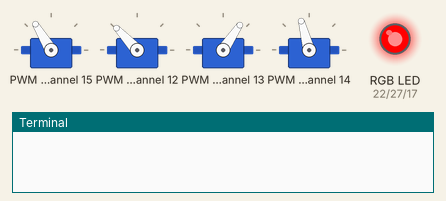
A program run on a simulated Raspberry Pi (BCM pin numbers). Shown: 4 × servo, an RGB LED mixed from three pins (HIGH = lit), the last lines printed to the terminal. Servo angles are drawn from the pulse width (0.5 ms = 0°, 2.5 ms = 180°); pins used as bus, display or sensor lines are not drawn.

Above: at 0.4 s.
At 6.3 s:
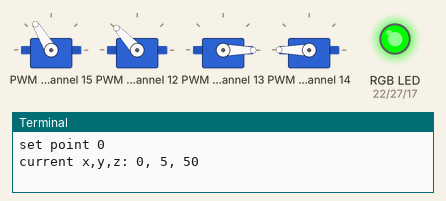
At 10.3 s:
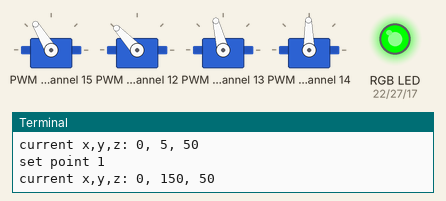
At 17.1 s:
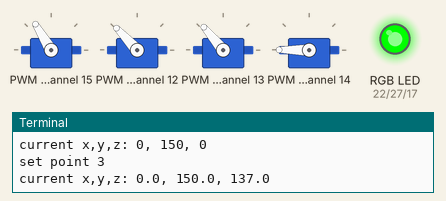
At 24.5 s:
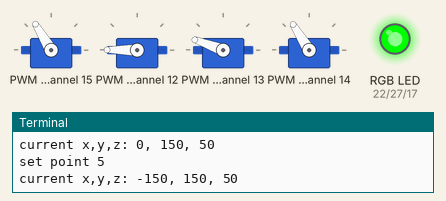
At 37.0 s:
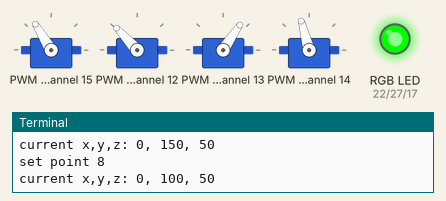
Timing chart, 0 to 40.0 s (numbered marks = the images above):
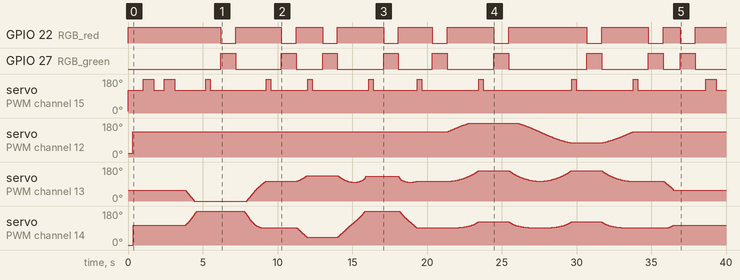

Measured:
- by itself, GPIO 22 (RGB_red): HIGH → LOW at 6.2 s, → HIGH 1.0 s later, → LOW 3.1 s later, → HIGH 1.0 s later, … (18 changes in this stretch)
- by itself, GPIO 27 (RGB_green): LOW → HIGH at 6.2 s, → LOW 1.0 s later, → HIGH 3.1 s later, → LOW 1.0 s later, … (18 changes in this stretch)
- by itself, servo on PWM channel 15: 9° → 121° at 0.03 s, → 179° 0.99 s later, → 121° 0.70 s later, → 179° 0.70 s later, … (23 changes in this stretch)

The program:

DemoIK.py
```python
#!/usr/bin/env python
# -*- coding: utf-8 -*-
#
#  DemoIK.py - updates in July 2018 to use python 3 and add some debug output
#   and further updated for the Raspberry Pi Maker Kit in Nov'21
#  based upon the code from York Hack Space May 2014
#  downloaded from https://github.com/RorschachUK/meArmPi
#  Simple demo of meArm library to walk through some points defined in Cartesian coordinates

# the command path below assumes all the code is in a 'complete_projects' folder within the Maker Kit folder structure
# command to run: python3 ./RPi_maker_kit5/complete_projects/MeArm_v0-4/DemoIK.py
#  - assumes the code is in the /home/YOURUSERNAME/RPi_maker_kit5/complete_projects/MeArm_v0-4 folder
# or just use Thonny IDE

####################################################################
#  basic buzzer functions
####################################################################

def buzz(frequency, length, installed):	 #function "buzz" is fed the pitch (frequency) and duration (length in seconds)
    # allow for a 'silent' duration
    if(frequency==0):
        time.sleep(length)
        return
    period = 1.0 / frequency 		     #in physics, the period (sec/cyc) is the inverse of the frequency (cyc/sec)
    delayValue = period / 2		         #calcuate the time for half of the wave
    numCycles = int(length * frequency)	 #the number of waves to produce is the duration times the frequency

    for i in range(numCycles):		   #start a loop from 0 to the variable "cycles" calculated above
        GPIO.output(buzzer_pin, True)  #set buzzer pin to high
        time.sleep(delayValue)		   #wait with buzzer pin high
        GPIO.output(buzzer_pin, False) #set buzzer pin to low
        time.sleep(delayValue)		   #wait with buzzer pin low

def beep(number, length):  # simple function for beep length and on/off for 'number' times at standard beep frequency 1200Hz
    for i in range(1, number+1):
        #print ("beep: " + str(i))
        buzz(1200, length, 'yes')
        time.sleep(length)

####################################################################
#  function to set a LED ON/OFF
#   - assumes the LED_pin is already set as an OUTPUT
####################################################################
def LED_set(LED_pin, set):
    if set == 'ON':
        GPIO.output(LED_pin, 1)
    else:
        GPIO.output(LED_pin, 0)

#+-+-+-+-+-+-+-+-+-+-+-+-+-+-+-+-+-+-+-+-+-+-+-+-+-+-+-+-+-+-+-+-+-+-+-+-+-+-+-+-+-+-+-+
#
# main code
#
#+-+-+-+-+-+-+-+-+-+-+-+-+-+-+-+-+-+-+-+-+-+-+-+-+-+-+-+-+-+-+-+-+-+-+-+-+-+-+-+-+-+-+-+

import time      # import the time library
import meArm     # import the custom meArm.py set of classes
# arm starts at the standard home position of (0, 100, 50)

################################
# GPIO set up
################################
import RPi.GPIO as GPIO # Import the GPIO Library - still using this for PWM
# Set the GPIO modes using GPIO
GPIO.setmode(GPIO.BCM)
GPIO.setwarnings(False)

#################
# buzzer set up
#################
buzzer_pin = 12
GPIO.setup(buzzer_pin, GPIO.OUT)

##################
# RGB LED set up
###################
RGB_red = 22
RGB_green = 27
RGB_blue = 17
GPIO.setup(RGB_red, GPIO.OUT)
GPIO.setup(RGB_green, GPIO.OUT)
GPIO.setup(RGB_blue, GPIO.OUT)
LED_set(RGB_red, 'ON')
LED_set(RGB_green, 'OFF')
LED_set(RGB_blue, 'OFF')


def main():
    arm = meArm.meArm(debug=False)     # define the arm variable
    # the servo order from lowest channel number to highest must be:
    #  - base servo
    #  - left/elbow servo
    #  - right/shoulder
    #  - gripper
    # the four servos should use one of the 'blocks' 0-3 on the PCA9685
    #arm.begin(0,0x40)   # set all the initial servo variables when using channels 0, 1, 2 & 3 ie block 0
    #arm.begin(1,0x40)  # set all the initial servo variables when using channels 4, 5, 6 & 7 ie block 1
    #arm.begin(2,0x40)  # set all the initial servo variables when using channels 8, 9, 10 & 11 ie block 2
    arm.begin(3,0x40)  # set all the initial servo variables when using channels 12, 13, 14 & 15 ie block 3

    while True:

        LED_set(RGB_red, 'ON')
        LED_set(RGB_green, 'OFF')
        arm.openGripper()
        beep(2, 0.1)  # 0.1 second beep x2
        arm.closeGripper()
        beep(2, 0.1)  # 0.1 second beep x2
        arm.openGripper()
        beep(2, 0.1)  # 0.1 second beep x2
        arm.closeGripper()
        beep(2, 0.1)  # 0.1 second beep x2
        arm.openGripper()
        beep(2, 0.1)  # 0.1 second beep x2

        LED_set(RGB_red, 'ON')
        LED_set(RGB_green, 'OFF')
        print ("set point 0")
        arm.gotoPoint(0, 5, 50)
        xnow, ynow, znow = arm.getPos()
        print ("current x,y,z: " + str(xnow) + ", " + str(ynow) + ", " + str(znow) )
        arm.closeGripper()
        arm.openGripper()
        beep(2, 0.1)  # 0.1 second beep x2
        LED_set(RGB_red, 'OFF')
        LED_set(RGB_green, 'ON')
        time.sleep(1)   # short pause

        LED_set(RGB_red, 'ON')
        LED_set(RGB_green, 'OFF')
        print ("set point 1")
        arm.gotoPoint(0, 150, 50)
        xnow, ynow, znow = arm.getPos()
        print ("current x,y,z: " + str(xnow) + ", " + str(ynow) + ", " + str(znow) )
        arm.closeGripper()
        arm.openGripper()
        beep(2, 0.1)  # 0.1 second beep x2
        LED_set(RGB_red, 'OFF')
        LED_set(RGB_green, 'ON')
        time.sleep(1)   # short pause

        LED_set(RGB_red, 'ON')
        LED_set(RGB_green, 'OFF')
        print ("set point 2")
        arm.gotoPoint(0, 150, 0)
        xnow, ynow, znow = arm.getPos()
        print ("current x,y,z: " + str(xnow) + ", " + str(ynow) + ", " + str(znow) )
        arm.closeGripper()
        arm.openGripper()
        beep(2, 0.1)  # 0.1 second beep x2
        LED_set(RGB_red, 'OFF')
        LED_set(RGB_green, 'ON')
        time.sleep(1)   # short pause

        LED_set(RGB_red, 'ON')
        LED_set(RGB_green, 'OFF')
        print ("set point 3")
        arm.gotoPoint(0, 150, 150)
        xnow, ynow, znow = arm.getPos()
        print ("current x,y,z: " + str(xnow) + ", " + str(ynow) + ", " + str(znow) )
        arm.closeGripper()
        arm.openGripper()
        beep(2, 0.1)  # 0.1 second beep x2
        LED_set(RGB_red, 'OFF')
        LED_set(RGB_green, 'ON')
        time.sleep(1)   # short pause

        LED_set(RGB_red, 'ON')
        LED_set(RGB_green, 'OFF')
        print ("set point 4")
        arm.gotoPoint(0, 150, 50)
        xnow, ynow, znow = arm.getPos()
        print ("current x,y,z: " + str(xnow) + ", " + str(ynow) + ", " + str(znow) )
        arm.closeGripper()
        arm.openGripper()
        beep(2, 0.1)  # 0.1 second beep x2
        LED_set(RGB_red, 'OFF')
        LED_set(RGB_green, 'ON')
        time.sleep(1)   # short pause

        LED_set(RGB_red, 'ON')
        LED_set(RGB_green, 'OFF')
        print ("set point 5")
        arm.gotoPoint(-150, 150, 50)
        xnow, ynow, znow = arm.getPos()
        print ("current x,y,z: " + str(xnow) + ", " + str(ynow) + ", " + str(znow) )
        arm.closeGripper()
        arm.openGripper()
        beep(2, 0.1)  # 0.1 second beep x2
        LED_set(RGB_red, 'OFF')
        LED_set(RGB_green, 'ON')
        time.sleep(1)   # short pause

        LED_set(RGB_red, 'ON')
        LED_set(RGB_green, 'OFF')
        print ("set point 6")
        arm.gotoPoint(150, 150, 50)
        xnow, ynow, znow = arm.getPos()
        print ("current x,y,z: " + str(xnow) + ", " + str(ynow) + ", " + str(znow) )
        arm.closeGripper()
        arm.openGripper()
        beep(2, 0.1)  # 0.1 second beep x2
        LED_set(RGB_red, 'OFF')
        LED_set(RGB_green, 'ON')
        time.sleep(1)   # short pause

        LED_set(RGB_red, 'ON')
        LED_set(RGB_green, 'OFF')
        print ("set point 7")
        arm.gotoPoint(0, 150, 50)
        xnow, ynow, znow = arm.getPos()
        print ("current x,y,z: " + str(xnow) + ", " + str(ynow) + ", " + str(znow) )
        arm.closeGripper()
        arm.openGripper()
        beep(2, 0.1)  # 0.1 second beep x2
        LED_set(RGB_red, 'OFF')
        LED_set(RGB_green, 'ON')
        time.sleep(1)   # short pause

        LED_set(RGB_red, 'ON')
        LED_set(RGB_green, 'OFF')
        print ("set point 8")
        arm.gotoPoint(0, 100, 50)
        xnow, ynow, znow = arm.getPos()
        print ("current x,y,z: " + str(xnow) + ", " + str(ynow) + ", " + str(znow) )
        beep(2, 0.1)  # 0.1 second beep x2
        LED_set(RGB_red, 'OFF')
        LED_set(RGB_green, 'ON')
        time.sleep(1)   # short pause


if __name__ == '__main__':
    main()
```

meArm.py
```python
# meArm.py - updates in July 2018
#   to use python 3
#   to add some debug output
#   to add more annotation
#  further updates for use with the Raspberry Pi Maker Kit in Nov'21
#  based upon the code from York Hack Space May 2014
#  original code downloaded from https://github.com/RorschachUK/meArmPi

# A motion control library for the Phenoptix meArm:
#  - v0.4 laser cut acrylic version at https://www.thingiverse.com/thing:360108
#  - v0.4 3D printed version at https://www.thingiverse.com/thing:616239
#  - v0.4 updated/corrected 3D print designs for Raspberry Pi Maker Kit usage at Prusa web site

# at some point the 'driver' used below and included with the original s/w set could be
#   substituted by a general purpose PCA9685 library

# this file should be in the same folder as the test code

from PCA9685_PWM_Servo_Driver import PWM
import kinematics     # this imports the custom code that does the polar/cartesian coordinate transformations
import time           # this imports the library that allows various time functions
from math import pi   # this allows the use of pi, calculated to reasonable precision, as a variable

# set the default 'sweep' values for each of the servos
# these should be adjusted/tweaked forthe set of servos that are being used
MinBase = 155       # usually 145
MaxBase = 49        # usually 49

MinShoulder = 118   # usually 118
MaxShoulder = 22    # usually 22

MinElbow = 144      # usually 144
MaxElbow = 36       # usually 36

MinGripper = 65     # usually 75
MaxGripper = 118    # usually 115


class meArm():        # class for all the various set up and usage functions for the robot arm

    def __init__(self, sweepMinBase = MinBase, sweepMaxBase = MaxBase, angleMinBase = -pi/4, angleMaxBase = pi/4, sweepMinShoulder = MinShoulder, sweepMaxShoulder = MaxShoulder, angleMinShoulder = pi/4, angleMaxShoulder = 3*pi/4, sweepMinElbow = MinElbow, sweepMaxElbow = MaxElbow, angleMinElbow = pi/4, angleMaxElbow = -pi/4, sweepMinGripper = MinGripper, sweepMaxGripper = MaxGripper, angleMinGripper = pi/2, angleMaxGripper = 0, debug=False):

        """Constructor for meArm - can use as default arm=meArm(), or supply calibration data for servos."""

        self.debug = debug

        self.servoInfo = {}
        if self.debug:
            print ("base info:")
        self.servoInfo["base"] = self.setupServo(sweepMinBase, sweepMaxBase, angleMinBase, angleMaxBase)
        if self.debug:
            print ("shoulder info:")
        self.servoInfo["shoulder"] = self.setupServo(sweepMinShoulder, sweepMaxShoulder, angleMinShoulder, angleMaxShoulder)
        if self.debug:
            print ("elbow info:")
        self.servoInfo["elbow"] = self.setupServo(sweepMinElbow, sweepMaxElbow, angleMinElbow, angleMaxElbow)
        if self.debug:
            print ("gripper info:")
        self.servoInfo["gripper"] = self.setupServo(sweepMinGripper, sweepMaxGripper, angleMinGripper, angleMaxGripper)


    # The PCA9685 servo board has four 'blocks' of four servo connectors, referenced as
    #  0, 1, 2 or 3 and a unique I2C address which is unlikely to anything other than 0x40
    # If (say) you connect the servos to channels 12, 13, 14 & 15 then the 'block' ref is set to 3


    def begin(self, block = 0, address = 0x40):

        """Call begin() before any other meArm calls.  It has optional parameters to select a different block of servo connectors or a different I2C address."""

        if self.debug:
            print ("block: " + str(block) + " - address: " + str(address))
        self.pwm = PWM(address)         # Address of PCA9685 PWM servo I2C module
        self.base = block * 4           # channel for the **base** servo eg 12 if block 3
        if self.debug:
            print ("base servo channel set to " + str(self.base))
        self.shoulder = block * 4 + 1   # channel for the **shoulder** servo eg 13 if block 3
        if self.debug:
            print ("shoulder servo channel set to " + str(self.shoulder))
        self.elbow = block * 4 + 2      # channel for the **elbow** servo eg 14 if block 3
        if self.debug:
            print ("elbow servo channel set to " + str(self.elbow))
        self.gripper = block * 4 + 3    # channel for the **gripper** servo eg 15 if block 3
        if self.debug:
            print ("gripper servo channel set to " + str(self.gripper))

        self.pwm.setPWMFreq(50)         # recommended PWM frequency for the servos
        self.openGripper()              # at the start of any cycle open the gripper

        self.goDirectlyTo(0, 100, 50)   #   go to the 'home' position

        if self.debug:
            print ("gripper opened and positioned at 0, 100, 50 as a start position")


    def setupServo(self, n_min, n_max, a_min, a_max):

        """Calculate servo calibration record to place in self.servoInfo"""
        # eg self.servoInfo["base"] = self.setupServo(145, 49, -pi/4, pi/4) sets up the 'base' servo record with the default values

        rec = {}
        n_range = n_max - n_min
        a_range = a_max - a_min
        if a_range == 0: return
        gain = n_range / a_range
        zero = n_min - gain * a_min
        rec["gain"] = gain
        rec["zero"] = zero
        rec["min"] = n_min
        rec["max"] = n_max

        if self.debug:
            print ("gain : " + str(gain))
            print ("zero : " + str(zero))
            print ("n_min: " + str(n_min))
            print ("n_max: " + str(n_max))

        return rec


    def angle2pwm(self, servo, angle):

        """Work out pulse length to use to achieve a given requested angle taking into account stored calibration data"""

        ret = 150 + int(0.5 + (self.servoInfo[servo]["zero"] + self.servoInfo[servo]["gain"] * angle) * 450 / 180)

        if self.debug:
            print ("servo        : " + str(servo))
            print ("angle        : " + str(angle))
            print ("pulse length : " + str(ret))


        return ret


    def goDirectlyTo(self, x, y, z):

        """Set servo angles so as to place the gripper at a given Cartesian point as quickly as possible, without caring what path it takes to get there"""

        angles = [0,0,0]
        solvedebug=False
        if self.debug: solvedebug=True
        if kinematics.solve(x, y, z, angles, solvedebug):
            radBase = angles[0]
            radShoulder = angles[1]
            radElbow = angles[2]
            self.pwm.setPWM(self.base, 0, self.angle2pwm("base", radBase))
            self.pwm.setPWM(self.shoulder, 0, self.angle2pwm("shoulder", radShoulder))
            self.pwm.setPWM(self.elbow, 0, self.angle2pwm("elbow", radElbow))
            self.x = x
            self.y = y
            self.z = z
            if self.debug: print ("goto intermediate point %s" % ([x,y,z]))


    def gotoPoint(self, x, y, z):

        """Travel in a straight line from current position to a requested position"""

        # can only be called after an initial movement otherwise the previous/current position is not known
        x0 = self.x
        y0 = self.y
        z0 = self.z
        dist = kinematics.distance(x0, y0, z0, x, y, z)
        if self.debug:
            print ("distance ")
        step = 1
        i = 0
        while i < dist:
    	    self.goDirectlyTo(x0 + (x - x0) * i / dist, y0 + (y - y0) * i / dist, z0 + (z - z0) * i / dist)
    	    time.sleep(0.01)  # damper interval to make movement slower: no shorter than 0.01
    	    i += step
        self.goDirectlyTo(x, y, z)
        time.sleep(0.05)


    def openGripper(self):

        """Open the gripper, dropping whatever is being carried"""

        self.pwm.setPWM(self.gripper, 0, self.angle2pwm("gripper", pi/4.0))
        if self.debug:
            print ("gripper opened")
        time.sleep(0.3)


    def closeGripper(self):

        """Close the gripper, grabbing onto anything that might be there"""

        self.pwm.setPWM(self.gripper, 0, self.angle2pwm("gripper", -pi/4.0))
        if self.debug:
            print ("gripper closed")
        time.sleep(0.3)


    def isReachable(self, x, y, z):

        """Returns True if the point is (theoretically) reachable by the gripper"""

        radBase = 0
        radShoulder = 0
        radElbow = 0
        solvedebug=False
        if self.debug: solvedebug=True
        radangles =[radBase, radShoulder, radElbow]
        return kinematics.solve(x, y, z, radangles, solvedebug)
        #return kinematics.solve(x, y, z, radBase, radShoulder, radElbow)


    def getPos(self):

        """Returns the current position of the gripper"""

        return [self.x, self.y, self.z]
```

Source omitted: PCA9685_PWM_Servo_Driver.py (2409 bytes), kinematics.py (4502 bytes), PCA9685_I2C.py (5287 bytes)
